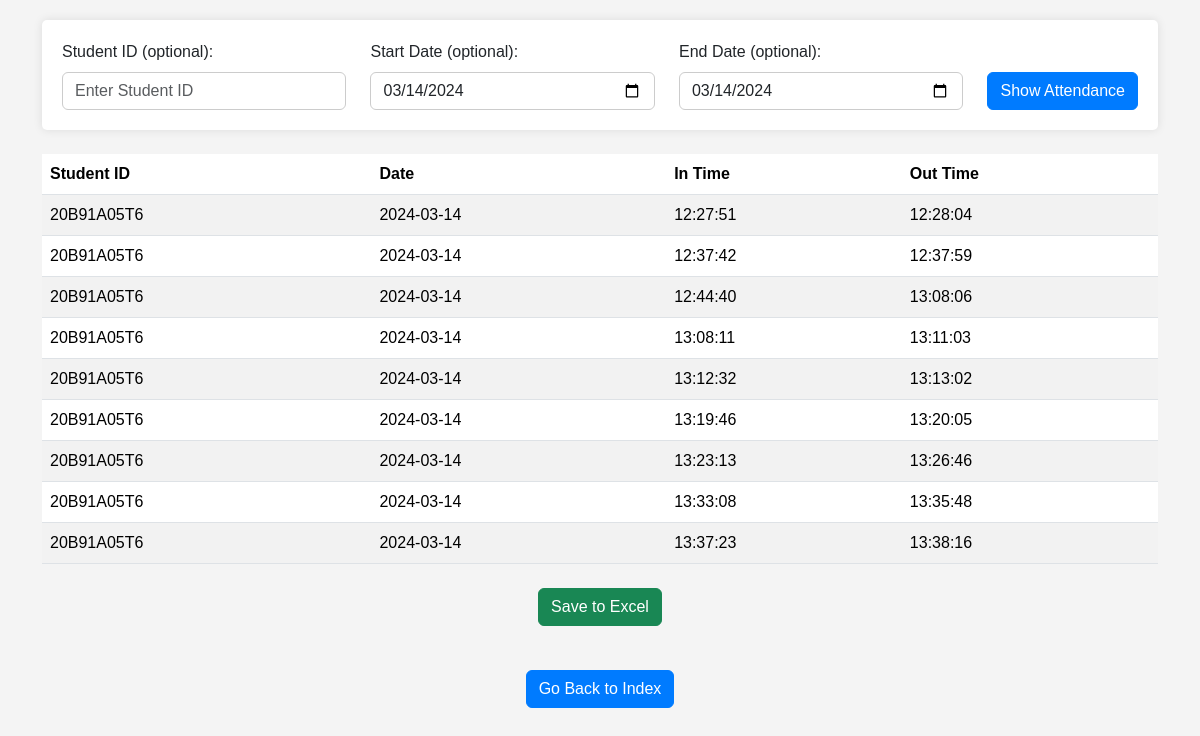
The page /attendance on the database as committed earlier.
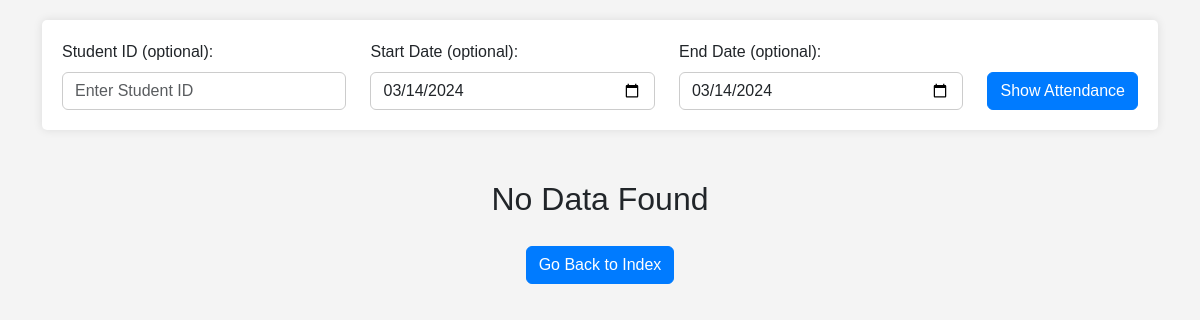
The same page on the database as committed later.
### tables this page shows
CREATE TABLE Attendance (
                    AttendanceID TEXT PRIMARY KEY,
                    StudentID INTEGER,
                    Date DATE,
                    InTime TEXT,
                    OutTime TEXT,
                    FOREIGN KEY(StudentID) REFERENCES Students(StudentID)
                );

### app.py (the view)
@app.route('/attendance', methods=['GET', 'POST'])
def show_attendance():
    global temp_attendance_data
    student_id = ''  # Default value
    today_str = date.today().strftime('%Y-%m-%d')  # Today's date as a string in 'YYYY-MM-DD' format
    if request.method == 'POST':
        student_id = request.form.get('StudentID', '').upper()
        start_date = request.form.get('StartDate', '')
        end_date = request.form.get('EndDate', '')
    else:
        start_date = today_str
        end_date = today_str
    start_date_obj = datetime.strptime(start_date, '%Y-%m-%d') if start_date else None
    end_date_obj = datetime.strptime(end_date, '%Y-%m-%d') if end_date else None
    conn = sqlite3.connect('attendance.db')
    cursor = conn.cursor()
    query = "SELECT StudentID, Date, InTime, OutTime FROM Attendance"
    conditions = []
    params = []
    if student_id:
        conditions.append("StudentID = ?")
        params.append(student_id)
    if start_date_obj and end_date_obj:
        conditions.append("Date BETWEEN ? AND ?")
        params.extend([start_date, end_date])
    elif start_date_obj:
        conditions.append("Date >= ?")
        params.append(start_date)
    elif end_date_obj:
        conditions.append("Date <= ?")
        params.append(end_date)
    if conditions:
        query += " WHERE " + " AND ".join(conditions)
    cursor.execute(query, params)
    attendance_data = cursor.fetchall()
    conn.close()
    if not attendance_data:
        return render_template('attendance.html', no_data=True, attendance_data=[], student_id=student_id, start_date=start_date, end_date=end_date)
    else:
        temp_attendance_data = attendance_data
        return render_template('attendance.html', no_data=False, attendance_data=attendance_data, student_id=student_id, start_date=start_date, end_date=end_date)

### templates/attendance.html (shortened to what this page needs)
<!doctype html>
<html lang="en">
<head>
    <link href="https://cdn.jsdelivr.net/npm/bootstrap@5.3.1/dist/css/bootstrap.min.css" rel="stylesheet">
</head>
<body>
    <div class="container">
        <div class="search-container">
            <form action="/attendance" method="post" class="row align-items-end">
                <div class="col">
                    <label for="StudentID" class="form-label">Student ID (optional):</label>
                    <input type="text" id="StudentID" name="StudentID" class="form-control" placeholder="Enter Student ID" value="{{ student_id }}">
                </div>
                <div class="col">
                    <label for="StartDate" class="form-label">Start Date (optional):</label>
                    <input type="date" id="StartDate" name="StartDate" class="form-control" value="{{ start_date }}">
                </div>
                <div class="col">
                    <label for="EndDate" class="form-label">End Date (optional):</label>
                    <input type="date" id="EndDate" name="EndDate" class="form-control" value="{{ end_date }}">
                </div>
                <div class="col-auto">
                    <button type="submit" class="btn btn-primary">Show Attendance</button>
                </div>
            </form>
        </div>
        {% if no_data %}
        <div class="no-data">
            <h2>No Data Found</h2>
            <a href="/" class="btn btn-primary go-back-btn">Go Back to Index</a>
        </div>
        {% else %}
        <table class="table table-striped mt-4">
            <thead>
                <tr>
                    <th scope="col">Student ID</th>
                    <th scope="col">Date</th>
                    <th scope="col">In Time</th>
                    <th scope="col">Out Time</th>
                </tr>
            </thead>
            <tbody>
                {% for record in attendance_data %}
                <tr>
                    <td>{{ record[0] }}</td>
                    <td>{{ record[1] }}</td>
                    <td>{{ record[2] }}</td>
                    <td>{{ record[3] }}</td>
                </tr>
                {% endfor %}
            </tbody>
        </table>
        <div class="text-center mt-4">
            {% if attendance_data %}
            <a href="{{ url_for('download_excel') }}" class="btn btn-success">Save to Excel</a>
            {% endif %}
        </div>
        <div class="text-center mt-4">
            <a href="/" class="btn btn-primary go-back-btn">Go Back to Index</a>
        </div>
        {% endif %}
    </div>
</body>
</html>

### templates/attendance.html (style rules this page uses)
body { font-family: Arial, sans-serif; background-color: #f4f4f4; }
.search-container { padding: 20px; background-color: #fff; border-radius: 5px; box-shadow: 0 0 10px rgba(0, 0, 0, 0.1); margin-top: 20px; }
.form-control { border: 1px solid #ccc; }
.btn-primary { background-color: #007bff; border-color: #007bff; }
.no-data { text-align: center; margin-top: 50px; }
.go-back-btn { margin-top: 20px; }

Rows that differ between the two databases and show on the page:
removed Attendance: StudentID "20B91A05T6", Date "2024-03-14", InTime "12:27:51", OutTime "12:28:04"
removed Attendance: StudentID "20B91A05T6", Date "2024-03-14", InTime "12:37:42", OutTime "12:37:59"
removed Attendance: StudentID "20B91A05T6", Date "2024-03-14", InTime "12:44:40", OutTime "13:08:06"
removed Attendance: StudentID "20B91A05T6", Date "2024-03-14", InTime "13:08:11", OutTime "13:11:03"
removed Attendance: StudentID "20B91A05T6", Date "2024-03-14", InTime "13:12:32", OutTime "13:13:02"
removed Attendance: StudentID "20B91A05T6", Date "2024-03-14", InTime "13:19:46", OutTime "13:20:05"
removed Attendance: StudentID "20B91A05T6", Date "2024-03-14", InTime "13:23:13", OutTime "13:26:46"
removed Attendance: StudentID "20B91A05T6", Date "2024-03-14", InTime "13:33:08", OutTime "13:35:48"
removed Attendance: StudentID "20B91A05T6", Date "2024-03-14", InTime "13:37:23", OutTime "13:38:16"
Other text that changed with them:
text no longer shown: "Student ID Date In Time Out Time Save to Excel"
text now shown: "No Data Found"
